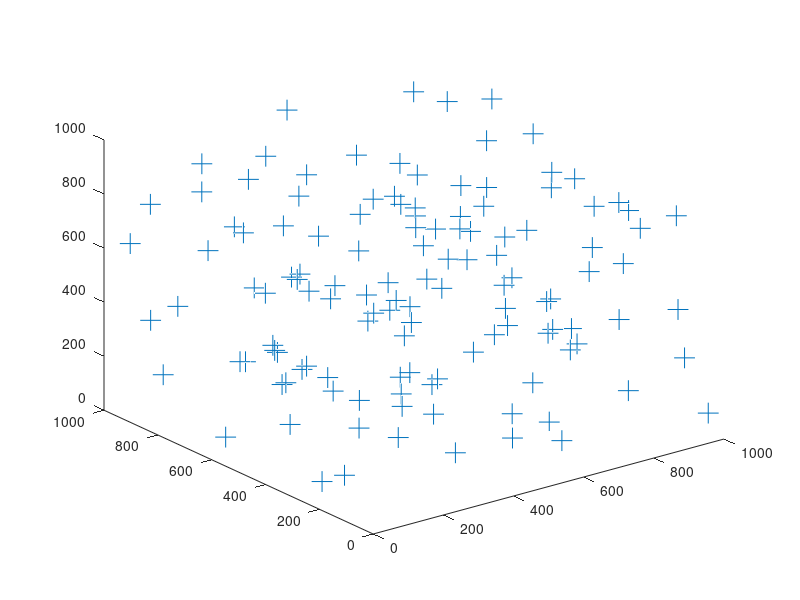

MATLAB code for this plot: (Note: this script raises an error after producing the figure.)
clc;
clear all;
close all;
index=1;


count = 0;

% Number of underwater sensor nodes
numNodes = 125;

% Acoustic communication range of sensor
accRange=250;

% Packet reached sink
succ=zeros(numNodes,1);

%Max Prop delay
delay = 0.2;
% Sink Co-ordinates, sink present in water surface so z co-ordinate is 0.
sink(1,1)=500 ;
sink(1,2) = 500;
sink(1,3) = 1000;

n=1;

% Min range of x,y,z
min_x=0;
min_y=0;
min_z=0;

% Min range of x,y,z
max_x=1000;
max_y=1000;
max_z=1000;

root= nthroot(numNodes,3);
x= floor(root);
y= floor(root);
z= floor(root);

m= x*y*z;

x_segment=max_x/x;
y_segment=max_y/y;
z_segment=max_z/z;


nodePositions= zeros(m,3);

for i=0 :x_segment: (max_x-1)
      for j=0 :y_segment: (max_y-1)
        for k=0:z_segment: (max_z-1)
           
           
             nodePositions(n,1) = (rand) * (x_segment)+i
             nodePositions(n,2) = (rand) * (y_segment)+j
             nodePositions(n,3) = (rand) * (z_segment)+k
             n= n+1;
          
         end
      end         
end
  
% Plot the nodes and sink in 3-D

plot3(nodePositions(:, 1), nodePositions(:, 2),nodePositions(:, 3), '+', ...
    'MarkerSize',15);
hold on
plot3(sink(1, 1), sink(1, 2),sink(1, 3), 'S', 'MarkerFaceColor', 'g');


for i=1:125
    forwarder=i
% Untill reach destination
while ( succ(i) == 0)
    
%find the neighbour nodes from forwarder
[neighbours ,succ]  = find_neighbours(i,forwarder,sink,accRange,numNodes,nodePositions, succ);

if(succ(i,1) == 1)
    %disp('---> sink');
    %delay= delay +0.2
    
    %disp('packet routed succesfully');
    %disp(delay);
    count =count +1;
     continue;
   % return;
   %succ=0;
end
    
% find total number of neighbours
totalNeighbours=numel(neighbours);
if(totalNeighbours==0)
    disp('NO NEIGHBOURS');
    %return;
    continue;
end
[min_hop, void ] = find_next_hop(forwarder,sink, neighbours, nodePositions);
list_of_nodes(index)=min_hop;
index = index +1;
forwarder=min_hop;
delay = delay + 0.2;

if (void==1)
    % disp('FOUND VOID NODE: GREEDY FORWARDING TERMINATED');
   void =void +1;
     %return;
end

end

end
fprintf('number of non-voidnodes are %d .\n',count);
